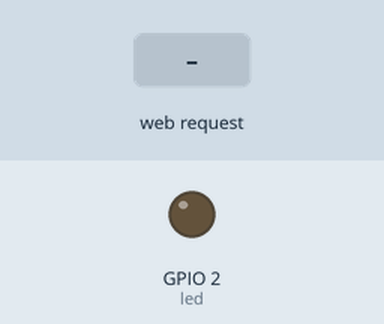
Bench run of a program on a simulated ESP8266 board running MicroPython. On the bench: output pins drawn as LEDs (lit = HIGH, except the on-board LED, lit = LOW). The test bench sets the inputs (shaded band). The board's own WiFi access point starts at once; what the program prints to the serial console is not drawn.

Above: at 1.2 s.
1.3 s: HTTP request GET /on received
At 2.3 s:
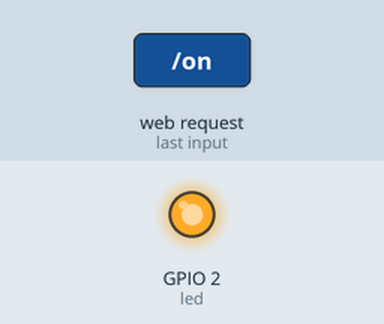
2.8 s: HTTP request GET /off received
At 3.4 s:
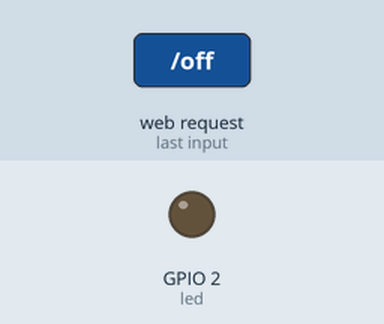
Timing chart, 0 to 5.8 s (numbered marks = the images above; inputs shaded):
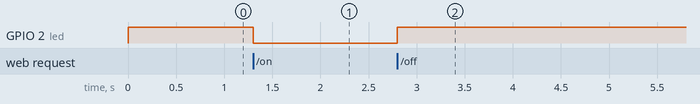

The program:

30-wifi-hotspot-led.py
```python
import socket

import network
from machine import Pin

# поменяй SSID чтобы не путаться
SSID = "science-art-esp8266"
PASSWORD = "scienceart"

# встроенные светодиод
# value=0 включает, value=1 выключает
led = Pin(2, Pin.OUT, value=1)


# эту функцию будем вызывать чтобы включить светодиод
def led_on():
    led.value(0)


# эту функцию будем вызывать чтобы выключить светодиод
def led_off():
    led.value(1)


# эта функция нам нужна чтобы понять состояние светодиода
def tell_led_state():
    is_on = led.value() == 0
    return "ВКЛЮЧЕН" if is_on else "ВЫКЛЮЧЕН"


# этой функцией мы собираем страничку
# страница это proto_head + html
# между ними должна быть пустая строка!
#
# на страничке текущий статус светодиода и две кнопки:
#
# +-------------------------------+
# | ESP8266 Светодоид             |
# | Меня зовут Матвей             |
# |                               |
# | Светодиод ВКЛЮЧЕН             |
# |                               |
# | [ Включить ]  [ Выключить ]   |
# +-------------------------------+
#
def page():
    proto_head = """
HTTP/1.1 200 OK
Content-Type: text/html
Connection: close
"""
    html = """
<!doctype html>
<html>
  <head>
    <meta charset="utf-8">
    <meta name="viewport" content="width=device-width, initial-scale=1">
    <title>ESP8266 СВЕТОДИОД</title>
    <style>
      body {
          font-family: sans-serif;
          margin: 2rem;
          line-height: 1.4;
      }
      a {
          display: inline-block;
          padding: 0.8rem 1rem;
          margin-right: 0.5rem;
          background: #111;
          color: white;
          text-decoration: none;
      }
    </style>
  </head>
  <body>
    <h1>ESP8266 Светодиод</h1>
    <p>Меня зовут %(name)s</p>
    <p>Светодиод: <strong>%(state)s</strong>.</p>
    <p><a href="/on">Включить</a><a href="/off">Выключить</a></p>
  </body>
</html>"""

    # ключ словаря state тиакой же как в строке
    # где мы делаем %(state)s
    # (s на конце после скобки тоже важно)
    context = {
        "state": tell_led_state(),
        "name": "Матвей",
    }
    page = proto_head + "\n" + html % context
    return page


### код основной программы
# настроить сеть (делается до цикла)
# обрабатывать подключения-выключения

ap = network.WLAN(network.AP_IF)
ap.active(True)
ap.config(essid=SSID, password=PASSWORD)

addr = socket.getaddrinfo("0.0.0.0", 80)[0][-1]
server = socket.socket()
server.setsockopt(socket.SOL_SOCKET, socket.SO_REUSEADDR, 1)
server.bind(addr)
server.listen(1)

print("Wi-Fi:", SSID)
print("Password:", PASSWORD)
print("http://%s/" % ap.ifconfig()[0])

while True:
    client, _ = server.accept()
    request = client.recv(1024)

    # когда кто-то нажал на кнопку то мы обработали ссылку и вызвали функцию
    # тут важен `b` перед кавычкой
    if b"GET /on " in request:
        led_on()
    elif b"GET /off " in request:
        led_off()

    # в конце всё равно отправляем страницу
    client.send(page())
    client.close()
```

Measured:
- after the input at 1.3 s, GPIO 2 (led): HIGH → LOW at once
- after the input at 2.8 s, GPIO 2 (led): LOW → HIGH at once
